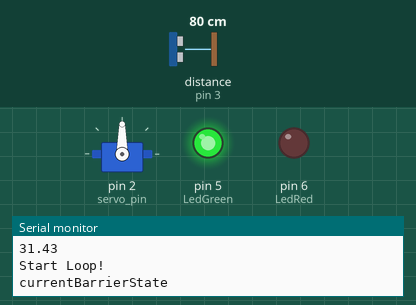
Recording of a sketch running on a simulated Arduino Uno, built with avr-gcc and run on an emulated ATmega328P. Parts: servo, output pins drawn as LEDs (lit = HIGH), the last lines printed to the serial monitor. Wiring (inferred from the names in the program): ultrasonic range finder: trigger pin 4; echo pin 3. Inputs (shaded band) come from the test bench; at power-on: distance to the obstacle (sensor on pin 3) 80 cm. The echo pulse lasts 58.3 µs per cm; pins used as bus, display or sensor lines are not drawn.

Above: at 6.9 s.
7.0 s: distance to the obstacle (sensor on pin 3) set to 99 cm
8.5 s: distance to the obstacle (sensor on pin 3) set to 105 cm
At 9.1 s:
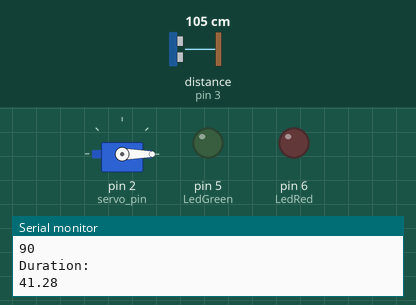
At 9.9 s:
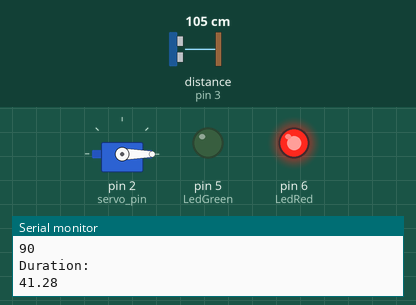
Timing chart, 0 to 11.5 s (numbered marks = the images above; inputs shaded):
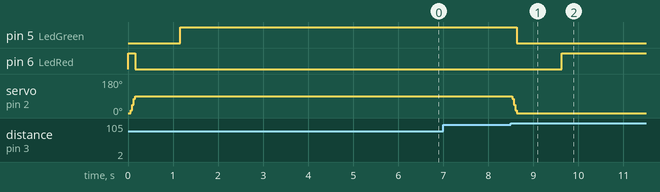

Measured:
- the behaviour switches between 101 and 102 cm on distance to the obstacle (sensor on pin 3) (found by bisection; images 0 and 1)
- after the input at 8.5 s, pin 5 (LedGreen): HIGH → LOW after 0.13 s; pin 6 (LedRed): LOW → HIGH after 1.1 s; servo on pin 2 (servo_pin): 90° → 0° at once

The sketch:

ParkingBarrier.ino
```cpp
// Parking sensor > Barrier & Light control
//

//---> start of code

#include <Servo.h>

Servo servo_barrier;

//constant
const int servo_pin = 2;
const int sensor_echo = 3;
const int sensor_trig = 4;
const int LedRed = 6;
const int LedGreen = 5;
const int ServoMinAngle = 0;
const int ServoMaxAngle = 90;
const int ServoAngleStep = 15; //degrees
const int MaxDistanceDetect = 40; //in inches

//variables
float duration;
float distance;
int angle = 0;
int currentBarrierState;


void setup()
{
  Serial.begin(9600);
  servo_barrier.attach(servo_pin);
  servo_barrier.write(ServoMinAngle);
  currentBarrierState = servo_barrier.read();
  Serial.println("Barrier at initial position.");
  pinMode(LedRed, OUTPUT);
  pinMode(LedGreen, OUTPUT);
  pinMode(sensor_trig, OUTPUT);
  pinMode(sensor_echo, INPUT);
  digitalWrite(LedRed, HIGH);
  Serial.println("Setup/Initialize Complete!");
}


void loop()
{
  Serial.println("Start Loop!");
  currentBarrierState = servo_barrier.read();
  Serial.println("currentBarrierState");
  Serial.println(currentBarrierState);


  //Output 1 ms pulse
  digitalWrite(sensor_trig, LOW);
  delayMicroseconds(2);
  digitalWrite(sensor_trig, HIGH);
  delayMicroseconds(10);
  digitalWrite(sensor_trig, LOW);

  //Measure the pulse
  duration = pulseIn(sensor_echo, HIGH);
  distance = ((duration / 2.00) / 29.10) / 2.54; //to get distance in 1 direction (in cm / inches)
  Serial.println("Duration: ");
  Serial.println(distance);


  if (distance <= MaxDistanceDetect && distance >=0)
  {
    if (currentBarrierState == 0)
    {
      for (angle = ServoMinAngle; angle <= ServoMaxAngle; angle += ServoAngleStep)
      {
        servo_barrier.write(angle);
        delay(15);
      }
      digitalWrite(LedRed, LOW);
      delay (1000);
      digitalWrite(LedGreen, HIGH);
      delay (5000);
    }
    else
    {
      //do nothing, object still within the detectable range
    }
  }
  else
  {
    if (currentBarrierState != 0)
    {
      for (angle = ServoMaxAngle; angle >= ServoMinAngle; angle -= ServoAngleStep)
      {
        servo_barrier.write(angle);
        delay(15);
      }
      digitalWrite(LedGreen, LOW);
      delay (1000);
      digitalWrite(LedRed, HIGH);
      delay (5000);
    }
    else
    {
      //do nothing, barrier is down
    }
  }

}
```
